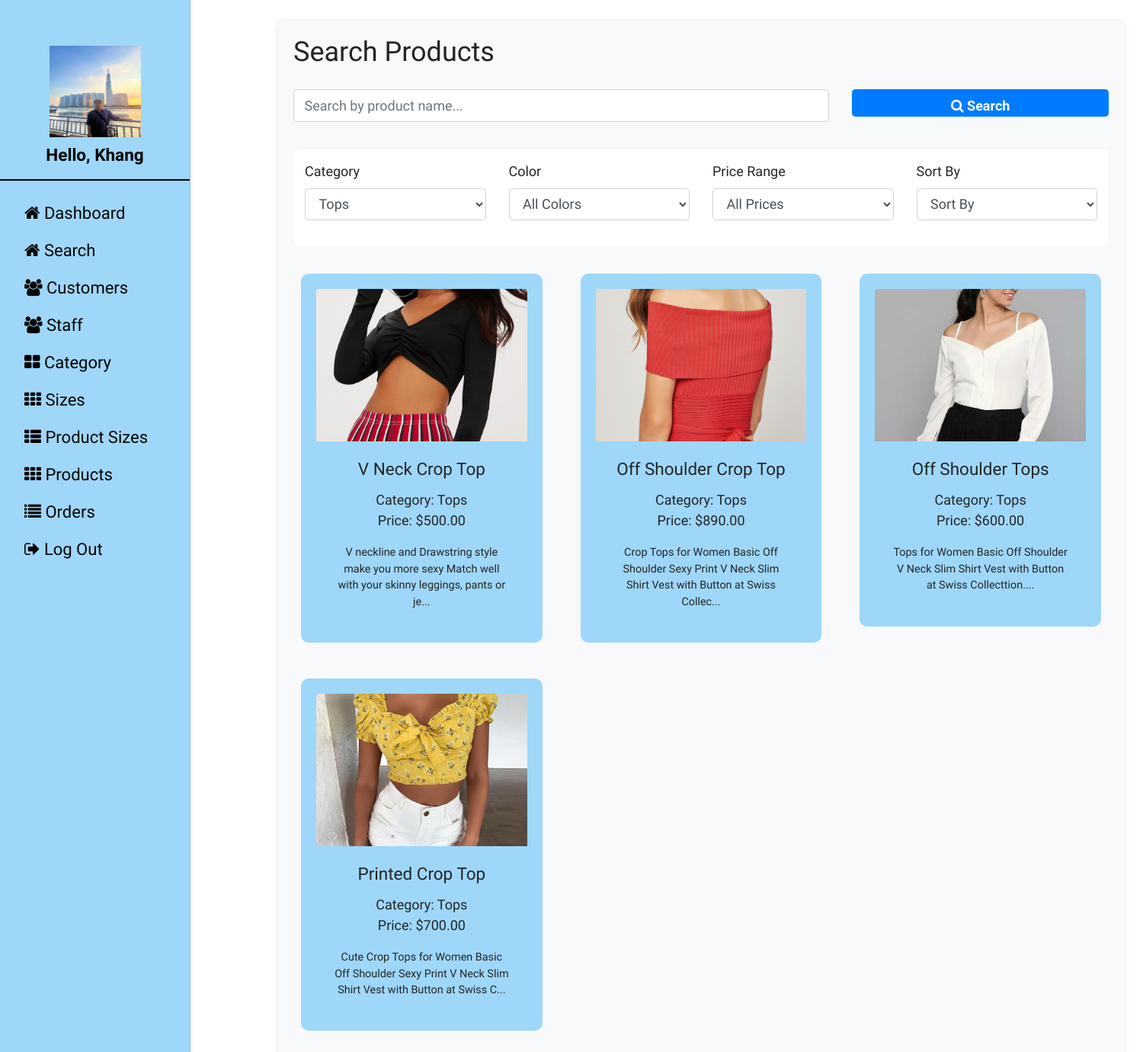
The page /search.php?category=1 (signed in) on the database its author committed.
### tables this page shows
CREATE TABLE `product` (
  `product_id` int(11) NOT NULL,
  `product_name` varchar(200) NOT NULL,
  `product_desc` text NOT NULL,
  `product_image` varchar(255) NOT NULL,
  `price` int(11) NOT NULL,
  `category_id` int(11) NOT NULL,
  `uploaded_date` date NOT NULL DEFAULT current_timestamp(),
  `color` varchar(80) DEFAULT NULL
);

CREATE TABLE `category` (
  `category_id` int(11) NOT NULL,
  `category_name` varchar(150) NOT NULL
);

### search.php (the view, shortened to what this page needs)
<?php
include_once "./config/dbconnect.php";
?>
<!DOCTYPE html>
<html>
<head>
    <link rel="stylesheet" href="https://cdn.jsdelivr.net/npm/bootstrap@4.0.0/dist/css/bootstrap.min.css">
    <link rel="stylesheet" href="https://cdnjs.cloudflare.com/ajax/libs/font-awesome/4.7.0/css/font-awesome.min.css">
    <link rel="stylesheet" href="./assets/css/style.css">
</head>
<body>
    <div class="content-main">
        <?php include "./sidebar.php"; ?>
        <div id="main-content" style="margin-left: 350px;" class="container allContent-section py-4">
            <div class="row">
                <div class="col-12">
                    <div class="search-container">
                        <h2 class="mb-4">Search Products</h2>
                        <form method="GET" class="mb-4">
                            <div class="row">
                                <div class="col-md-8 mb-3">
                                    <input type="text" name="search" class="form-control"
                                        placeholder="Search by product name..."
                                        value="<?php echo isset($_GET['search']) ? htmlspecialchars($_GET['search']) : ''; ?>">
                                </div>
                                <div class="col-md-4 mb-3">
                                    <button type="submit" class="btn btn-primary w-100">
                                        <i class="fa fa-search"></i> Search
                                    </button>
                                </div>
                            </div>
                            <div class="filters mt-3">
                                <div class="row">
                                    <div class="col-md-3 mb-3">
                                        <label>Category</label>
                                        <select name="category" class="form-control">
                                            <?php
                                            $cat_sql = "SELECT * FROM category";
                                            $cat_result = $conn->query($cat_sql);
                                            while($cat_row = $cat_result->fetch_assoc()) {
                                                $selected = (isset($_GET['category']) && $_GET['category'] == $cat_row['category_id']) ? 'selected' : '';
                                                echo "<option value='".$cat_row['category_id']."' ".$selected.">".$cat_row['category_name']."</option>";
                                            }
                                            ?>
                                        </select>
                                    </div>
                                    <div class="col-md-3 mb-3">
                                        <label>Color</label>
                                        <select name="color" class="form-control">
                                            <option value="">All Colors</option>
                                        </select>
                                    </div>
                                    <div class="col-md-3 mb-3">
                                        <label>Price Range</label>
                                        <select name="price_range" class="form-control">
                                            <option value="">All Prices</option>
                                        </select>
                                    </div>
                                    <div class="col-md-3 mb-3">
                                        <label>Sort By</label>
                                        <select name="sort" class="form-control">
                                            <option value="">Sort By</option>
                                        </select>
                                    </div>
                                </div>
                            </div>
                        </form>
                        <div class="row">
                            <?php
                            if (isset($_GET['search']) || isset($_GET['category']) || isset($_GET['price_range']) || isset($_GET['sort'])) {
                                $where_conditions = array();
                                $params = array();
                                if (!empty($_GET['category'])) {
                                    $where_conditions[] = "p.category_id = ?";
                                    $params[] = $_GET['category'];
                                }
                                $sql = "SELECT p.*, c.category_name
                                       FROM product p
                                       LEFT JOIN category c ON p.category_id = c.category_id";
                                if (!empty($where_conditions)) {
                                    $sql .= " WHERE " . implode(' AND ', $where_conditions);
                                }
                                $stmt = $conn->prepare($sql);
                                if (!empty($params)) {
                                    $types = str_repeat('s', count($params));
                                    $stmt->bind_param($types, ...$params);
                                }
                                $stmt->execute();
                                $result = $stmt->get_result();
                                if ($result->num_rows > 0) {
                                    while ($row = $result->fetch_assoc()) {
                                        ?>
                            <div class="col-md-4 mb-4">
                                <div class="card product-card">
                                    <img src="<?php echo $row['product_image']; ?>" class="card-img-top product-image"
                                        alt="<?php echo htmlspecialchars($row['product_name']); ?>">
                                    <div class="card-body">
                                        <h5 class="card-title"><?php echo htmlspecialchars($row['product_name']); ?>
                                        </h5>
                                        <p class="card-text">
                                            Category: <?php echo htmlspecialchars($row['category_name']); ?><br>
                                            Price: $<?php echo number_format($row['price'], 2); ?>
                                        </p>
                                        <p class="card-text small">
                                            <?php echo htmlspecialchars(substr($row['product_desc'], 0, 100)) . '...'; ?>
                                        </p>
                                    </div>
                                </div>
                            </div>
                            <?php
                                    }
                                } else {
                                    echo '<div class="col-12"><div class="alert alert-info">No products found matching your criteria.</div></div>';
                                }
                            }
                            ?>
                        </div>
                    </div>
                </div>
            </div>
        </div>
    </div>
</body>
</html>

### assets/css/style.css (style rules this page uses)
* { margin: 0; padding: 0; font-family: "Work Sans", sans-serif; font-size: 18px; }
body { height: 100vh; }
.content-main { height: 100%; }
.card { background-color: #9fd7f9; padding: 20px; margin: 10px; border-radius: 10px; border: none; text-align: center; }
.btn { font-weight: 700; height: 36px; -moz-user-select: none; -webkit-user-select: none; user-select: none; cursor: default; }

### search.php (style rules this page uses)
.search-container { background: #f8f9fa; padding: 20px; border-radius: 8px; box-shadow: 0 0 10px rgba(0, 0, 0, 0.1); }
.product-card { transition: transform 0.3s; }
.product-image { height: 200px; object-fit: cover; }
.filters { background: white; padding: 15px; border-radius: 8px; margin-bottom: 20px; }

### rows shown on the page
product: product_image (picture), product_name "V Neck Crop Top", category.category_name "Tops", price "500.00", product_desc "V neckline and Drawstring style make you more sexy Match well with your skinny leggings, pants or je"
product: product_image (picture), product_name "Off Shoulder Crop Top", category.category_name "Tops", price "890.00", product_desc "Crop Tops for Women Basic Off Shoulder Sexy Print V Neck Slim Shirt Vest with Button at Swiss Collec"
product: product_image (picture), product_name "Off Shoulder Tops", category.category_name "Tops", price "600.00", product_desc "Tops for Women Basic Off Shoulder V Neck Slim Shirt Vest with Button at Swiss Collecttion."
product: product_image (picture), product_name "Printed Crop Top", category.category_name "Tops", price "700.00", product_desc "Cute Crop Tops for Women Basic Off Shoulder Sexy Print V Neck Slim Shirt Vest with Button at Swiss C"

### other values the page prints
$username "Khang"
form field category "Tops"
